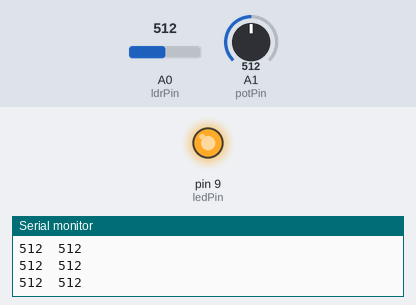
Bench run of a sketch on a simulated Arduino Uno, built with avr-gcc and run on an emulated ATmega328P. Parts: output pins drawn as LEDs (lit = HIGH), the last lines printed to the serial monitor. Inputs (shaded band) come from the test bench; at power-on: A0 (ldrPin) = 512, A1 (potPin) = 512.

Above: at 1.2 s.
1.3 s: A0 (ldrPin) set to 122
At 2.5 s:
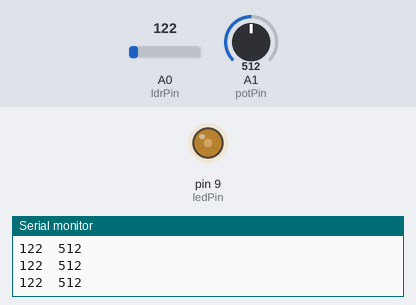
2.8 s: A1 (potPin) set to 716
At 4.0 s:
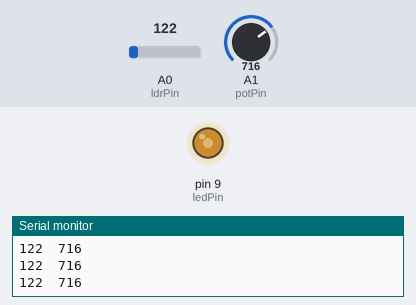
4.3 s: A1 (potPin) set to 1023
At 4.6 s:
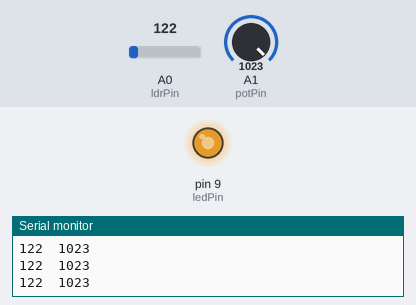
5.8 s: A1 (potPin) set to 0
At 6.3 s:
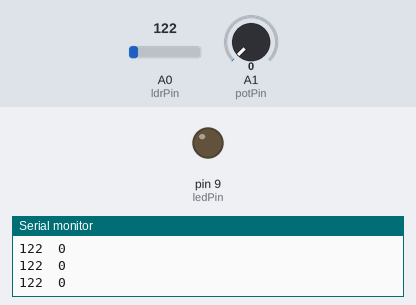
7.3 s: A1 (potPin) set to 3
8.8 s: A1 (potPin) set to 6
At 9.4 s:
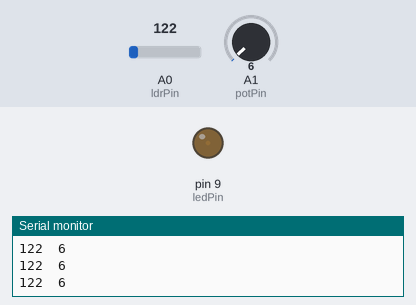
Timing chart, 0 to 11.8 s (numbered marks = the images above; inputs shaded):
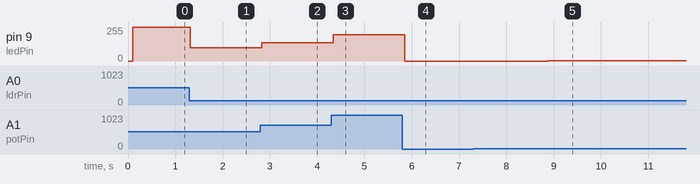

Measured:
- after the input at 1.3 s, pin 9 (ledPin): 255/255 → 98/255 at once
- after the input at 2.8 s, pin 9 (ledPin): 98/255 → 138/255 at once
- after the input at 4.3 s, pin 9 (ledPin): 138/255 → 197/255 at once
- after the input at 5.8 s, pin 9 (ledPin): 197/255 → 0/255 after 0.05 s
- after the input at 8.8 s, pin 9 (ledPin): 0/255 → 1/255 after 0.08 s

The sketch:

aula2_7-Abajur_potenciometro_ldr.ino
```cpp
// O maior valor que se pode ter é o valor do potenciometro. Porém, a intensidade da luz deve ser de acordo com o ldr, nao ultrapassando o potenciometro.
//Quando tiver luz, acender pouco, qdo nao tiver, acender muito.

#define potPin 15
#define ldrPin 14
#define ledPin 9

int valPot = 0;
int intensidade = 0;
int valLdr = 0;
void setup() {
  // put your setup code here, to run once:
  Serial.begin(9600);
  pinMode(ledPin, OUTPUT);
  digitalWrite(ledPin, LOW);
}

void loop() {
  delay(100);
  valPot = analogRead(potPin);
  valPot = map(valPot,0,1023,0,255);

  valLdr = analogRead(ldrPin);
  intensidade = map(valLdr,10,500,valPot,0);
  analogWrite(ledPin, intensidade);

  // put your main code here, to run repeatedly:
  Serial.print(analogRead(ldrPin));
  Serial.print("\t");
  Serial.println(analogRead(ledPin));


}
```
